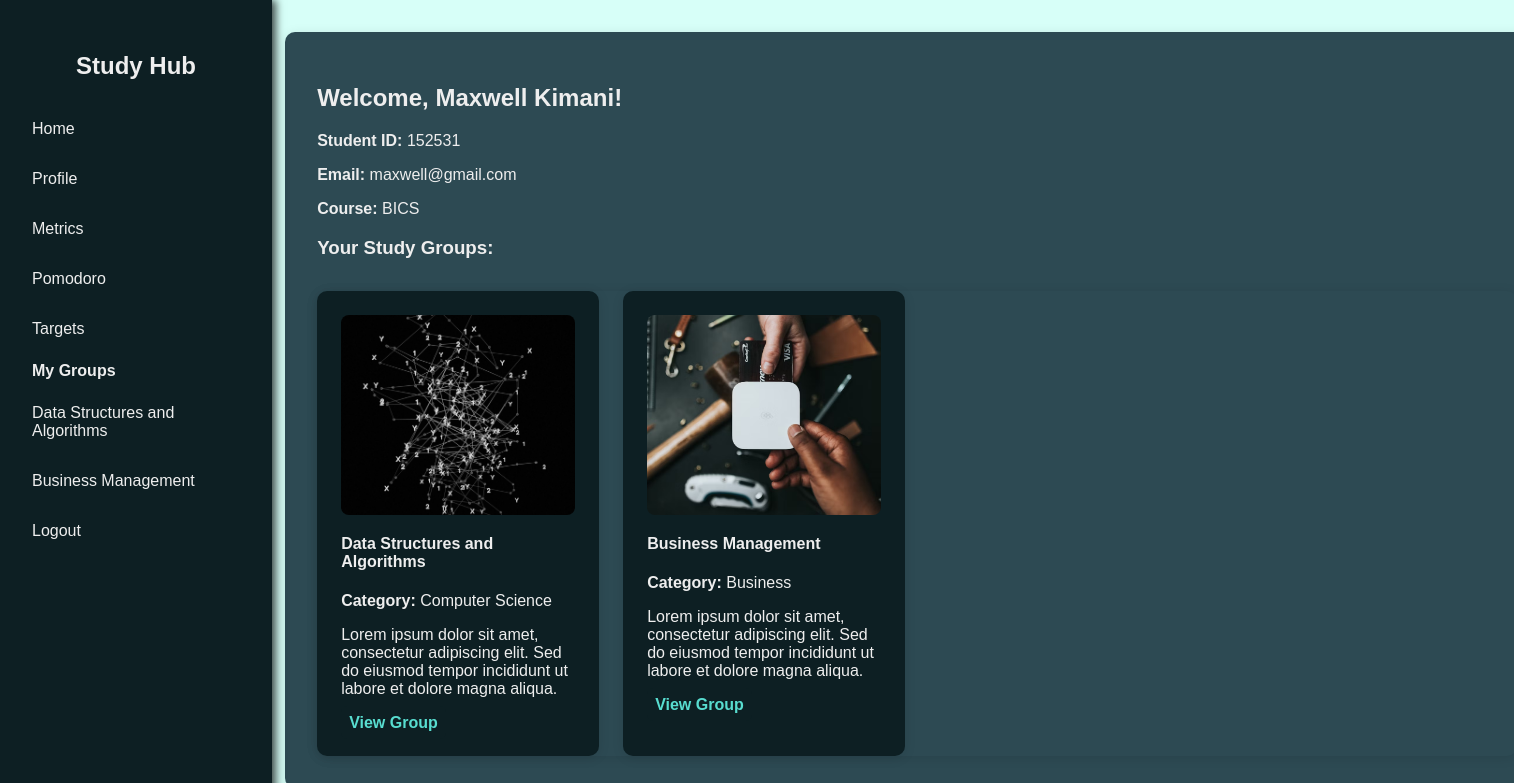
Page /User/profile.php (signed in) on the committed database.
### tables this page shows
CREATE TABLE `studygroups` (
  `groupID` int(11) NOT NULL,
  `name` varchar(100) NOT NULL,
  `category` varchar(100) DEFAULT NULL,
  `description` text DEFAULT NULL,
  `ImageURL` varchar(255) DEFAULT NULL,
  `createdAt` timestamp NOT NULL DEFAULT current_timestamp()
);

CREATE TABLE `users` (
  `UserID` int(11) NOT NULL,
  `StudentID` varchar(20) NOT NULL,
  `Name` varchar(100) NOT NULL,
  `Course` varchar(100) NOT NULL,
  `Email` varchar(100) NOT NULL,
  `PasswordHash` varchar(255) NOT NULL,
  `CreatedAt` timestamp NOT NULL DEFAULT current_timestamp()
);

### php/profiler.php (called while the page is built, shortened)
<?php
require 'connect.php';
$studentID = $_SESSION['studentID'];
$stmt = $conn->prepare("SELECT * FROM users WHERE StudentID = ?");
$stmt->bind_param("i", $studentID);
$stmt->execute();
$result = $stmt->get_result();
$user = $result->fetch_assoc();
$stmt = $conn->prepare("
    SELECT g.GroupID, g.Name AS name, g.Category AS category, g.Description AS description, g.ImageURL as imageURL
    FROM studygroups g
    JOIN groupmemberships gm ON g.GroupID = gm.GroupID
    WHERE gm.UserID = ?
");
$stmt->bind_param("i", $studentID);
$stmt->execute();
$result = $stmt->get_result();
$groups = $result->fetch_all(MYSQLI_ASSOC);
?>

### User/profile.php (the view, shortened to what this page needs)
<?php
require '../php/profiler.php'; ?>
<!DOCTYPE html>
<html>
<head>
  <link rel="stylesheet" href="/Study-Hub/css/profile.css">
  <link rel="stylesheet" href="/Study-Hub/css/nav.css">
</head>
<body>
  <div class="sidebar">
    <h2>Study Hub</h2>
    <ul>
      <li><a href="/Study-Hub/User/home.php">Home</a></li>
      <li><a href="/Study-Hub/User/profile.php">Profile</a></li>
      <li><a href="/Study-Hub/Metrics/metrics.html">Metrics</a></li>
      <li><a href="/Study-Hub/User/pomodoro.html">Pomodoro</a></li>
       <li><a href="/Study-Hub/Metrics/targets.php">Targets</a></li>
      <li><strong style="margin-left: 1rem;">My Groups</strong></li>
     <?php foreach ($groups as $g): ?>
  <li><a href="/Study-Hub/php/groups/group.php?id=<?= $g['GroupID'] ?>"> <?= htmlspecialchars($g['name']) ?></a></li>
<?php endforeach; ?>
      <li><a href="/Study-Hub/php/logout.php">Logout</a></li>
    </ul>
  </div>
  <div class="main">
    <div class="profile-box">
      <h2>Welcome, <?= htmlspecialchars($user['Name']) ?>!</h2>
      <p><strong>Student ID:</strong> <?= $user['StudentID'] ?></p>
      <p><strong>Email:</strong> <?= htmlspecialchars($user['Email']) ?></p>
      <p><strong>Course:</strong> <?= htmlspecialchars($user['Course']) ?></p>
<h3>Your Study Groups:</h3>
      <div class="groups">
        <?php if (count($groups) > 0): ?>
          <?php foreach ($groups as $group): ?>
            <div class="group-card">
              <?php if ($group['imageURL']): ?>
                <img src="/Study-Hub/php/<?= htmlspecialchars($group['imageURL']) ?>" alt="Group Image" class="group-image">
              <?php else: ?>
                <p>No image available.</p>
              <?php endif; ?>
              <h4><?= htmlspecialchars($group['name']) ?></h4>
              <p><strong>Category:</strong> <?= htmlspecialchars($group['category']) ?></p>
              <p><?= htmlspecialchars($group['description']) ?></p>
              <a href="/Study-Hub/php/groups/group.php?id=<?= $group['GroupID'] ?>" class="view-group">View Group</a>
            </div>
          <?php endforeach; ?>
        <?php else: ?>
          <p>You haven’t joined any groups yet.</p>
          <p><a href="/Study-Hub/User/home.php" class="to-home">Explore</a></p>
        <?php endif; ?>
      </div>
    </div>
  </div>
</body>
</html>

### css/profile.css (style rules this page uses)
:root { --background-light: #d7fff8; --background-card: #2d4a53; --background-card-hover-shadow: #5a636a/0.6; --background-card-shadow: #afb3b7/0.3; --color-text: #eee; --color-text-muted: #020202; --color-primary: #cfd4da; --color-primary-light: #69818d; --color-accent: #58ddd0; --color-button-bg: #0d1f23; --color-button-bg-disabled: #ff5555; --color-error: #ff7070; --color-login-bg: #222139; --color-close-btn: #fb0202; --color-close-btn-hover: #fff; }
body { font-family: sans-serif; margin: 0; background: var(--background-light); width: fit-content; }
.main { margin-left: 240px; padding: 2rem; width: 100%; }
.profile-box { max-width: 1200px; margin: auto; background: var(--background-card); padding: 2rem; border-radius: 10px; box-shadow: 0 2px 12px rgba(0,0,0,0.1); color: var(--color-text); }
.groups { margin-top: 2rem; display: grid; grid-template-columns: repeat(auto-fill, minmax(280px, 3fr)); gap: 1.5rem; background: var(--background-card); border-radius: 10px; box-shadow: 0 2px 12px rgba(0,0,0,0.1); padding-right: 0; }
.group-card { background: var(--color-button-bg); padding: 1.5rem; border-radius: 10px; box-shadow: 0 2px 12px rgba(0,0,0,0.1); }
.group-card h4 { margin-top: 0; }
.group-image { width: 100%; max-height: 200px; object-fit: cover; border-radius: 8px; margin-bottom: 1rem; }
.view-group { color: var(--color-accent); text-decoration: none; font-weight: bold; transition: color 0.3s ease; text-decoration: none; background-color: var(--color-button-bg); padding: 8px; border-radius: 6px; }

### css/nav.css (style rules this page uses)
.sidebar { width: 240px; background: var(--color-button-bg); color: var(--color-text); height: 100vh; position: fixed; top: 0; left: 0; padding: 2rem 1rem; box-shadow: 4px 0 8px rgba(0, 0, 0, 0.7); z-index: 1000; }
.sidebar h2 { font-size: 1.5rem; margin-bottom: 2rem; text-align: center; }
.sidebar ul { list-style: none; padding: 0; }
.sidebar ul li { margin-bottom: 1rem; }
.sidebar ul li a { color: var(--color-text); text-decoration: none; display: block; padding: 0.5rem 1rem; border-radius: 5px; transition: background 0.2s ease; }

### rows in the picture
studygroups: name "Data Structures and Algorithms", ImageURL (picture), category "Computer Science", description "Lorem ipsum dolor sit amet, consectetur adipiscing elit. Sed do eiusmod tempor incididunt ut labore et dolore magna aliqua."
studygroups: name "Business Management", ImageURL (picture), category "Business", description "Lorem ipsum dolor sit amet, consectetur adipiscing elit. Sed do eiusmod tempor incididunt ut labore et dolore magna aliqua."
users: Name "Maxwell Kimani", StudentID "152531", Email "maxwell@gmail.com", Course "BICS"
